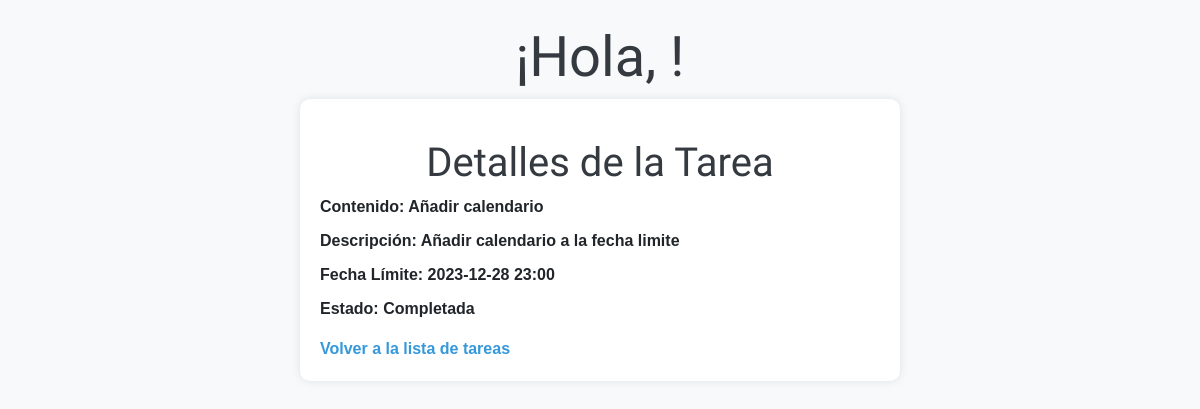
/detalles-tarea/4, run on the app's committed database.
### models.py (models this page shows, shortened)
class Tarea(Base):
    __tablename__ = "tarea"
    id = Column(Integer, primary_key=True,autoincrement=True)
    contenido = Column(String(200), nullable=False)
    hecha = Column(Boolean)
    fecha_creacion = Column(DateTime, default=func.now())
    fecha_limite = Column(DateTime, nullable=True)
    descripcion = Column(Text)
    categoria_id = Column(Integer, ForeignKey('categoria.id'))
    categoria = relationship('Categoria', back_populates='tareas')
    eliminada = Column(Boolean, default=False)
    usuario_id = Column(Integer, ForeignKey('usuario.id'))
    usuario = relationship('Usuario', back_populates='tareas')

### main.py (the view)
@app.route('/detalles-tarea/<int:tarea_id>')
def detalles_tarea(tarea_id):
    tarea = obtener_tarea_por_id(tarea_id)
    if tarea:
        usuario_actual = None
        if 'usuario_id' in session:
            usuario_actual = Usuario.query.get(session['usuario_id'])
        return render_template('detalles_tarea.html', tarea=tarea,usuario_actual=usuario_actual)
    else:
        return render_template('error.html', mensaje='Tarea no encontrada')

### main.py (called while the page is built)
def obtener_tarea_por_id(tarea_id):
    tarea = db_session.query(Tarea).get(tarea_id)
    return tarea

### templates/detalles_tarea.html (shortened to what this page needs)
<!DOCTYPE html>
<html lang="es">
<head>
    <h1 class="display-4 text-center mt-4 titulo">¡Hola, {{ usuario_actual.nombre }}!</h1>
    <link rel="stylesheet" href="https://cdn.jsdelivr.net/npm/bootswatch@4.5.2/dist/sketchy/bootstrap.min.css"
>
</head>
<body>
    <div class="container">
        <h1>Detalles de la Tarea</h1>
        <ul>
            <li><strong>Contenido:</strong> {{ tarea.contenido }}</li>
            <li><strong>Descripción:</strong> {{ tarea.descripcion }}</li>
            <li><strong>Fecha Límite:</strong> {{ tarea.fecha_limite.strftime('%Y-%m-%d %H:%M') if tarea.fecha_limite else 'No especificada' }}</li>
            <li><strong>Estado:</strong> {{ 'Completada' if tarea.hecha else 'Pendiente' }}</li>
        </ul>
        <a href="{{ url_for('home') }}">Volver a la lista de tareas</a>
    </div>
</body>
</html>

### templates/detalles_tarea.html (style rules this page uses)
body { font-family: 'Arial', sans-serif; background-color: #f8f9fa; color: #212529; margin-top: 20px; }
h1 { color: #343a40; text-align: center; margin-top: 20px; }
div.container { max-width: 600px; margin: auto; background-color: #fff; padding: 20px; border-radius: 10px; box-shadow: 0 0 10px rgba(0, 0, 0, 0.1); }
ul { list-style-type: none; padding: 0; }
li { margin-bottom: 10px; }
strong { font-weight: bold; }
a { color: #3498db; text-decoration: none; }

### data on the page
Tarea: contenido "Añadir calendario", descripcion "Añadir calendario a la fecha limite", fecha_limite "2023-12-28 23:00", hecha "Completada"
